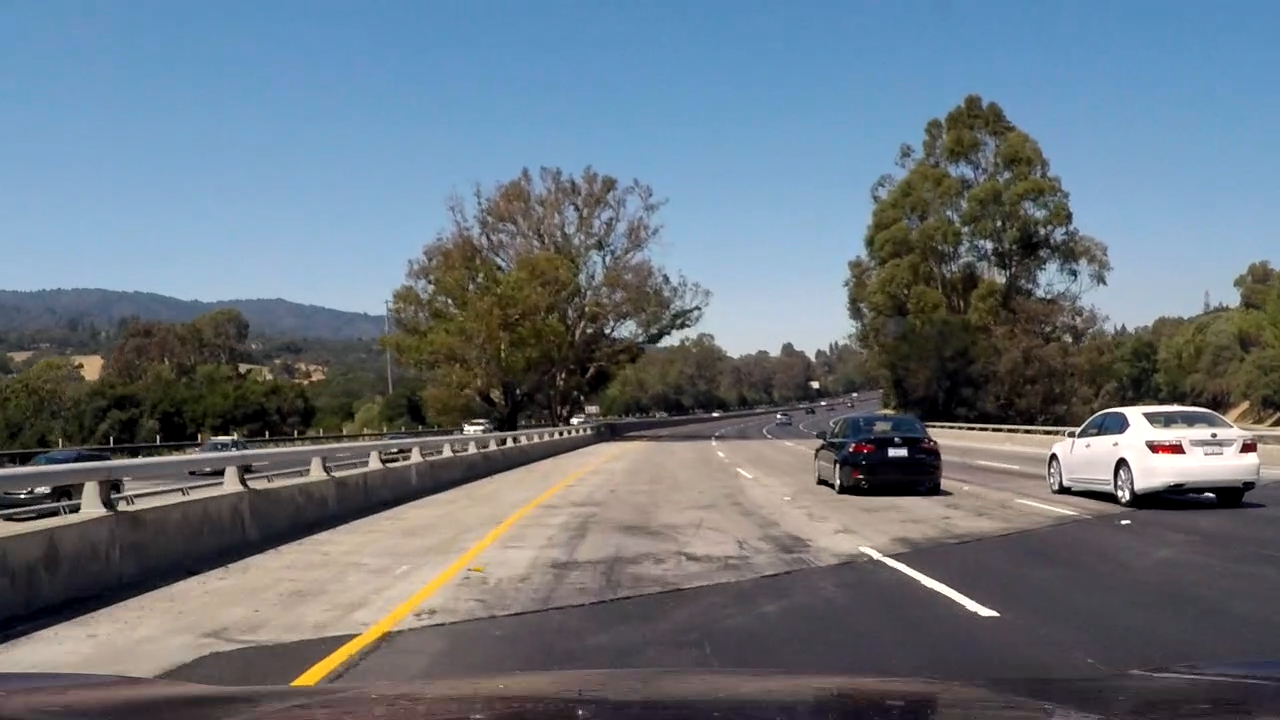
#> input picture my_test_images/my_test_image_000.png, 1280 x 720 px
$ python -i lane_line_img_processing.py   (imports and definitions only)   (older library calls are emulated)
#> lines starting #> are read from the running program, lines starting #| are printed output that depends on the picture; after the words box and inside, x2 and y2 are one past the last pixel; in counts of white or black regions, pixels touching at a corner belong together
import cv2
import numpy as np
import matplotlib.pyplot as plt

from image_generators import *

from collections import deque

import pprint

import math

pp = pprint.PrettyPrinter(indent=4)

def getEdges(single_channel_image):
    """
    Get the edges magnitude and direction for the input image.
    """
    gray_f64 = single_channel_image.astype(np.float64)

    x_edges = cv2.Sobel(gray_f64, cv2.CV_64F, 1, 0, ksize=5)
    y_edges = cv2.Sobel(gray_f64, cv2.CV_64F, 0, 1, ksize=5)

    edges_mag = np.sqrt(np.square(x_edges) + np.square(y_edges))

    edges_dir = np.arctan2(np.absolute(y_edges), np.absolute(x_edges)) # (range 0 to pi / 2)

    return edges_mag, edges_dir

def get_yellow_and_white(image):
    """
    Return a binary image that bitwise_ors the results of yellow and white colour segmentation and edge detection.
    """
    hls = cv2.cvtColor(image, cv2.COLOR_RGB2HLS)
#> hls: shape (720, 1280, 3); mean of channels 0, 1, 2 78.6, 115.5, 68.4

    gray = cv2.cvtColor(image, cv2.COLOR_RGB2GRAY)

    h = hls[:,:,0]

    l = hls[:,:,1]

    l = l

    s = hls[:,:,2]

    s = s / np.max(s) * 255.0

    yellow_s = np.zeros_like(s)
    yellow_s[(s >= int(0.4*255)) & (s <= 255)] = 1

    yellow_h = np.zeros_like(h)
    yellow_h[(h >= 20) & (h <= 50)] = 1

    white_l = np.zeros_like(l)
    white_l[(l >= 200)] = 1

    image_white_and_yellow_bin = cv2.bitwise_or(yellow_h, white_l)

    gray_f64 = gray.astype(np.float64)

    cv2.imshow("gray", gray)

    edges_mag, edges_dir = getEdges(gray)
#> in getEdges, `edges_dir = np.arctan2(np.absolute(y_edges), np.absolute(x_edges))`:
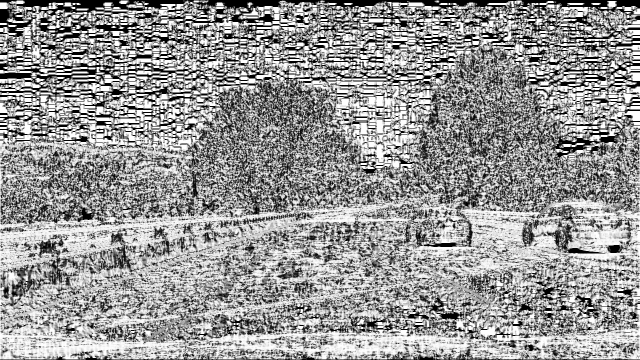
#> edges_dir: shape (720, 1280) float64 (shown at 1/2 size); min 0, max 1.57, mean 0.931; drawn with min black and max white

    # edges_mag

    edges_mag = 255.0 * (edges_mag / np.max(edges_mag))
    edges_mag = edges_mag.astype(np.uint8)

    edges_dir_ang = edges_dir.copy()
    edges_dir = edges_dir / np.max(edges_dir) * 255.0
    edges_dir = edges_dir.astype(np.uint8)

    edges_mag_bin = np.zeros_like(edges_mag)
    edges_mag_bin[edges_mag > 10] = 255

    edges_dir_bin = np.zeros_like(edges_dir)
    edges_dir_bin[(edges_dir >= 1) & (edges_dir <= 120 )] = 255

    edges_overall_a = cv2.bitwise_and(edges_dir_bin, edges_mag_bin)

    edges_overall_b = cv2.bitwise_or(edges_overall_a, image_white_and_yellow_bin * 255)

    edges_overall_1 = cv2.erode(edges_overall_b, np.ones((3,3)),iterations=1)
    edges_overall_2 = cv2.dilate(edges_overall_1, np.ones((5,5)),iterations=5)
    edges_overall_3 = cv2.erode(edges_overall_2, np.ones((5,5)),iterations=4)

    cv2.imshow("white_and_yellow", image_white_and_yellow_bin * 255)
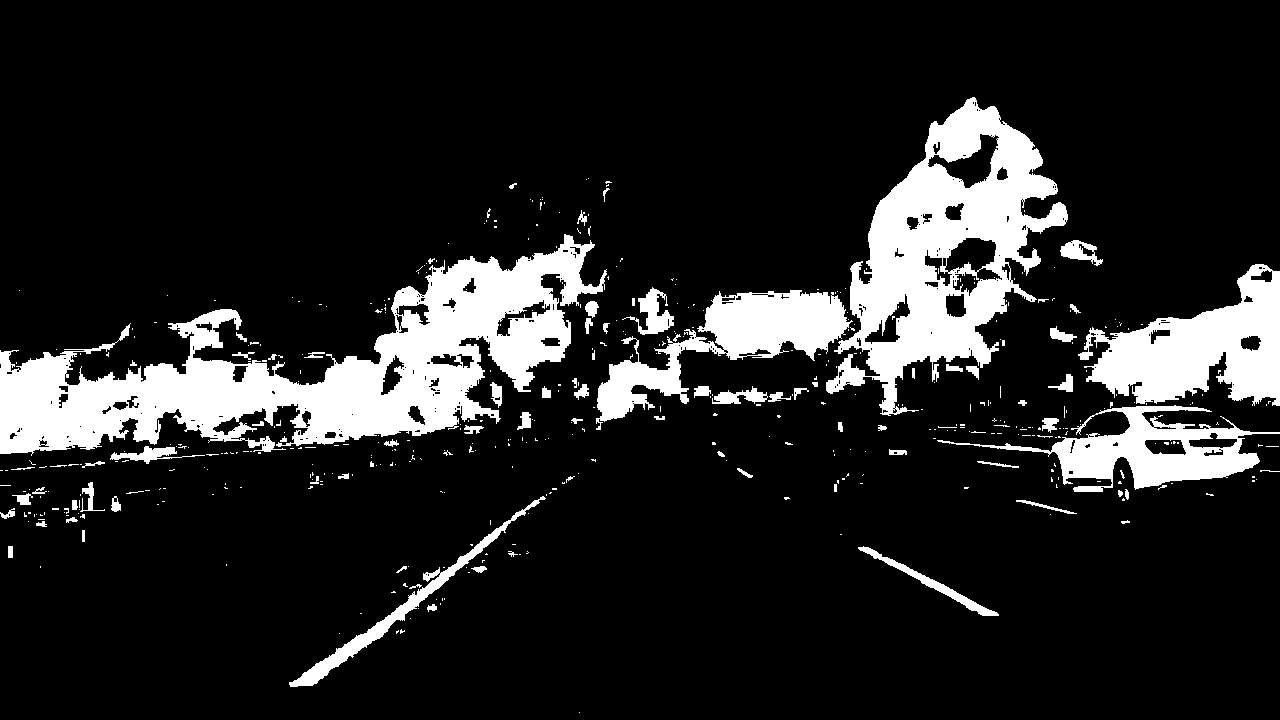
#> window 'white_and_yellow': shape (720, 1280); 14.1% white; 483 white regions (396 under 20 px), largest, box (x1, y1, x2, y2) and area: (0, 234, 607, 456) 49702, (826, 97, 1068, 416) 31422, (1078, 264, 1280, 406) 14951

    # cv2.imshow("edges_mag", edges_mag)
    cv2.imshow("edges_mag_bin", edges_mag_bin)

    # cv2.imshow("edges_dir", edges_dir)
    cv2.imshow("edges_dir_bin", edges_dir_bin)
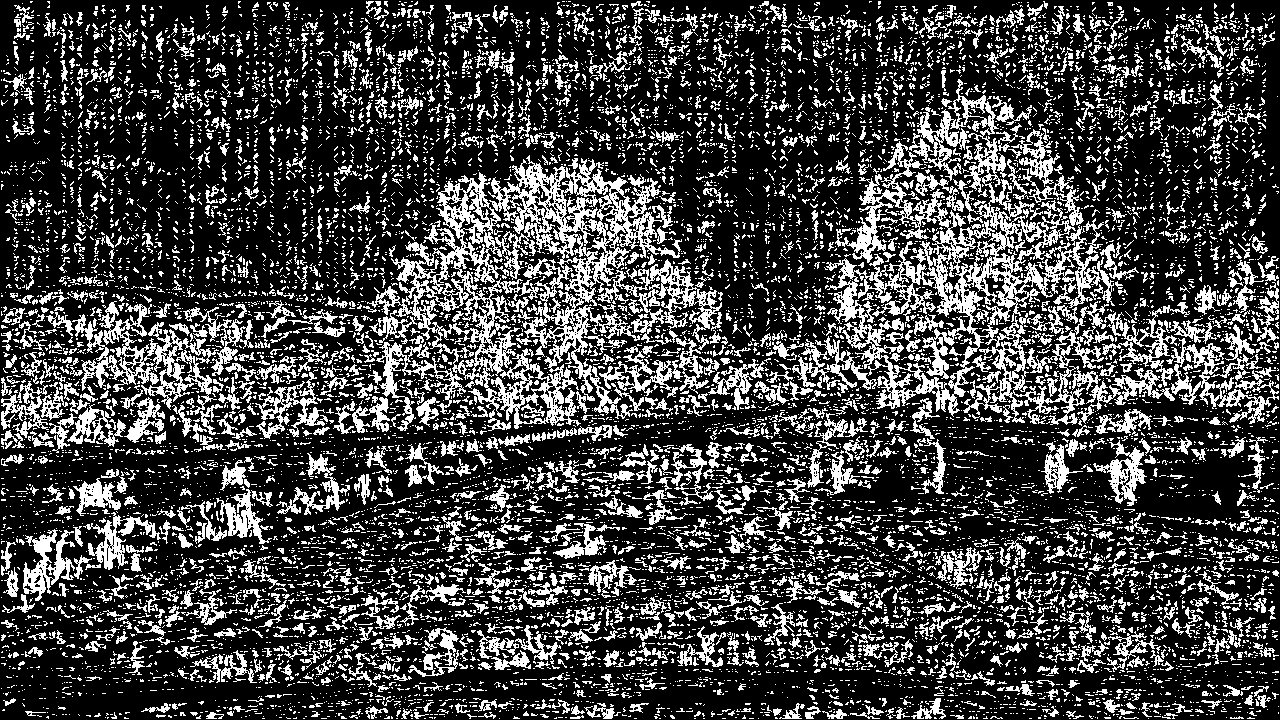
#> window 'edges_dir_bin': shape (720, 1280); 26.2% white in thin lines or dots

    cv2.imshow("edges_overall_a", edges_overall_a)
    cv2.imshow("edges_overall_b", edges_overall_b)
    cv2.imshow("edges_overall_1", edges_overall_1)
    cv2.imshow("edges_overall_2", edges_overall_2)
    cv2.imshow("edges_overall_3", edges_overall_3)
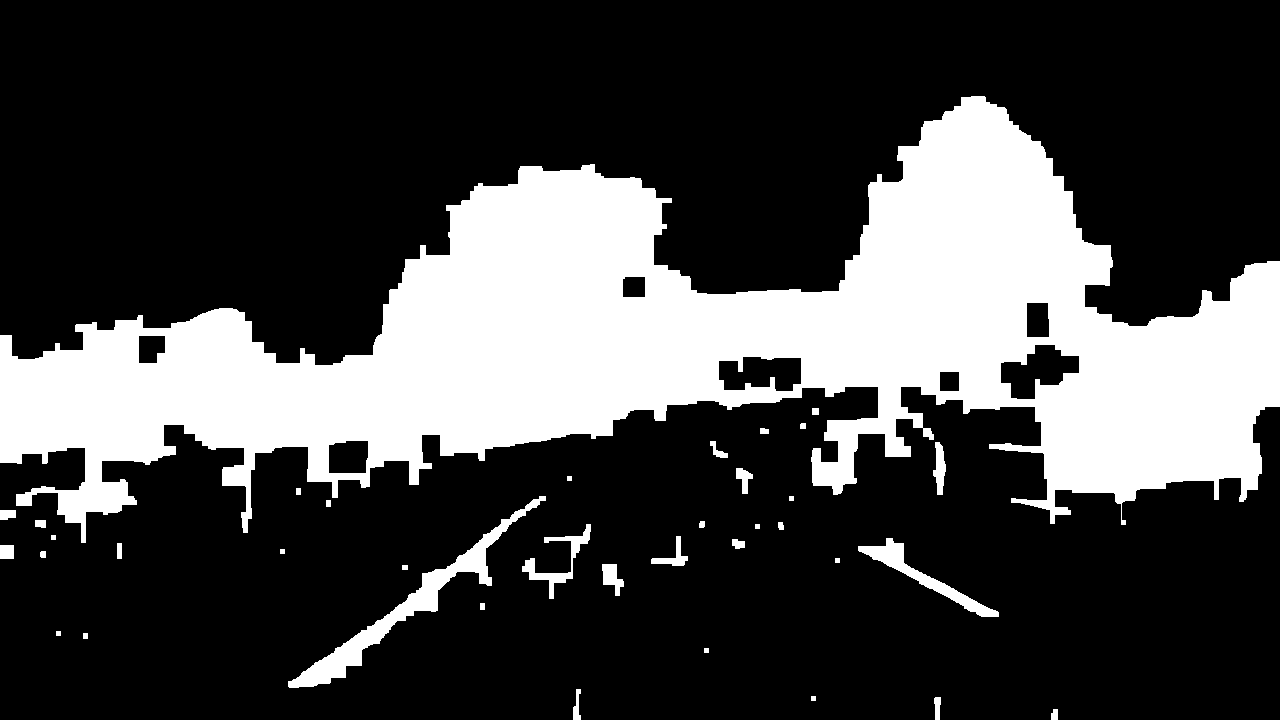
#> window 'edges_overall_3': shape (720, 1280); 26.6% white; 37 white regions, largest, box (x1, y1, x2, y2) and area: (0, 96, 1280, 543) 233831, (288, 496, 546, 688) 5294, (858, 538, 999, 617) 1909

    # image_pp = cv2.bitwise_and(image_white_and_yellow_bin, x_edges)

    image_pp = image_white_and_yellow_bin
    image_pp = (edges_overall_3 / 255).astype(np.uint8)


    return image_pp

# [175 lines left out: functions get_lane_edges, calibrate_camera, perspective_tf_lane_lines, fill_between_polys, draw_poly, average_lane_buffer_order_2, not called in this run]

# The class that performs lane tracking and allows the user to get the current state of the lane lines or update the state of the lane lines by providing the next image.
class LaneExtractor(object):

    # [236 lines left out: functions __init__, process_image, left_lane, right_lane, left_curvature, right_curvature and 1 more, not called in this run]


>>> import cv2
>>> picture = cv2.cvtColor(cv2.imread('my_test_images/my_test_image_000.png'), cv2.COLOR_BGR2RGB)
>>> result = get_yellow_and_white(picture)

$ run again, on my_test_images/my_test_image_001.png
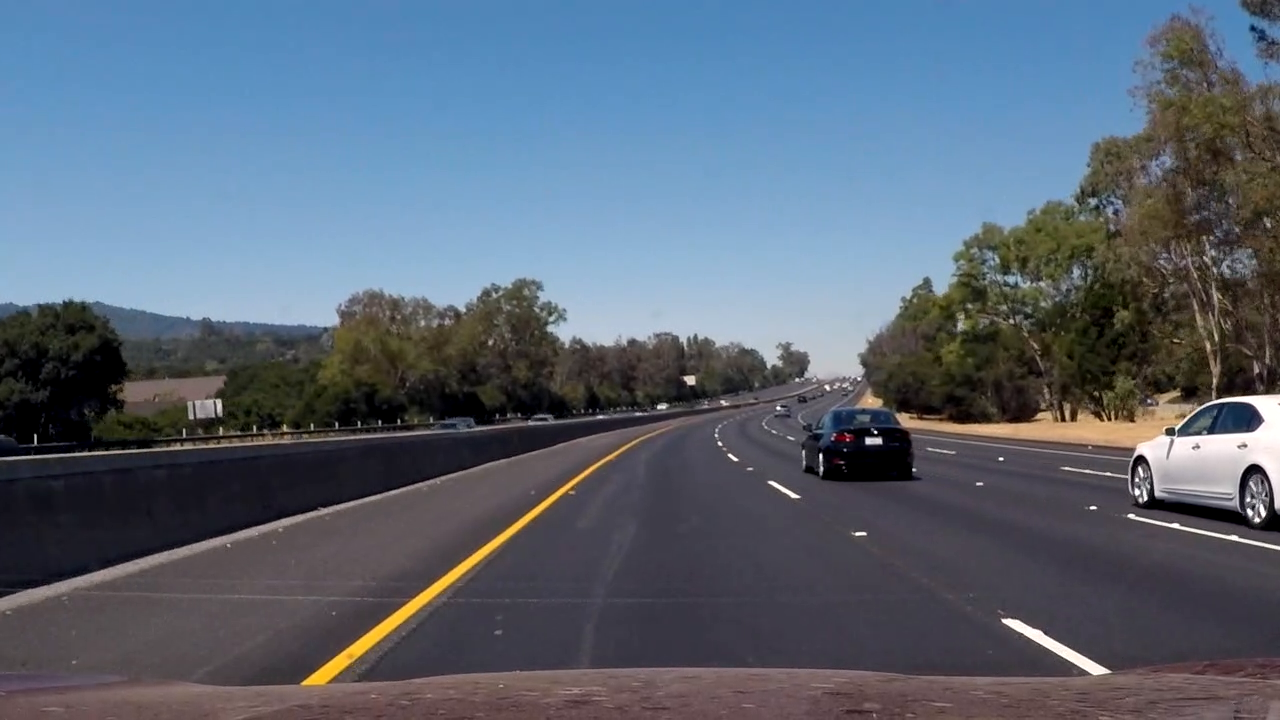
#> input picture my_test_images/my_test_image_001.png, 1280 x 720 px
#> hls: shape (720, 1280, 3); mean of channels 0, 1, 2 97.3, 103.4, 65.3
#> in get_yellow_and_white, `cv2.imshow("white_and_yellow", image_white_and_yellow_bin * 255)`:
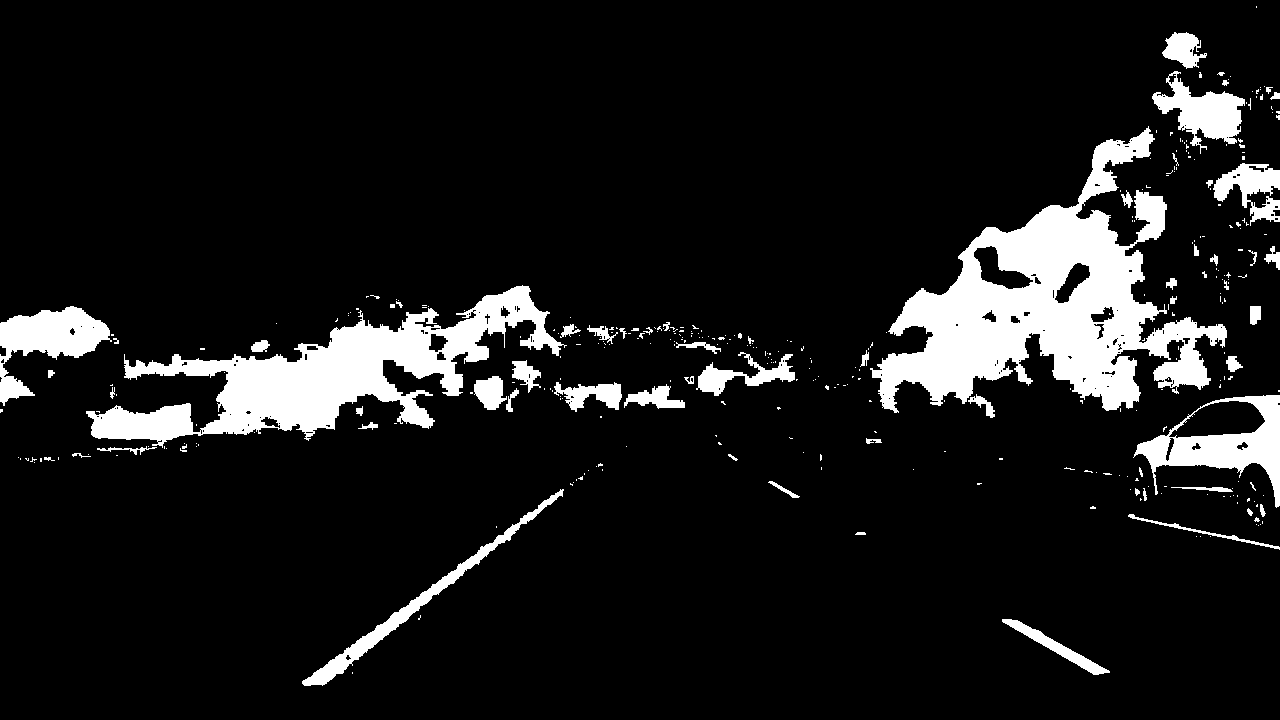
#> window 'white_and_yellow': shape (720, 1280); 10.3% white; 363 white regions (299 under 20 px), largest, box (x1, y1, x2, y2) and area: (870, 126, 1227, 413) 38635, (86, 285, 567, 448) 25234, (1133, 395, 1280, 508) 5681
#> in get_yellow_and_white, `cv2.imshow("edges_overall_3", edges_overall_3)`:
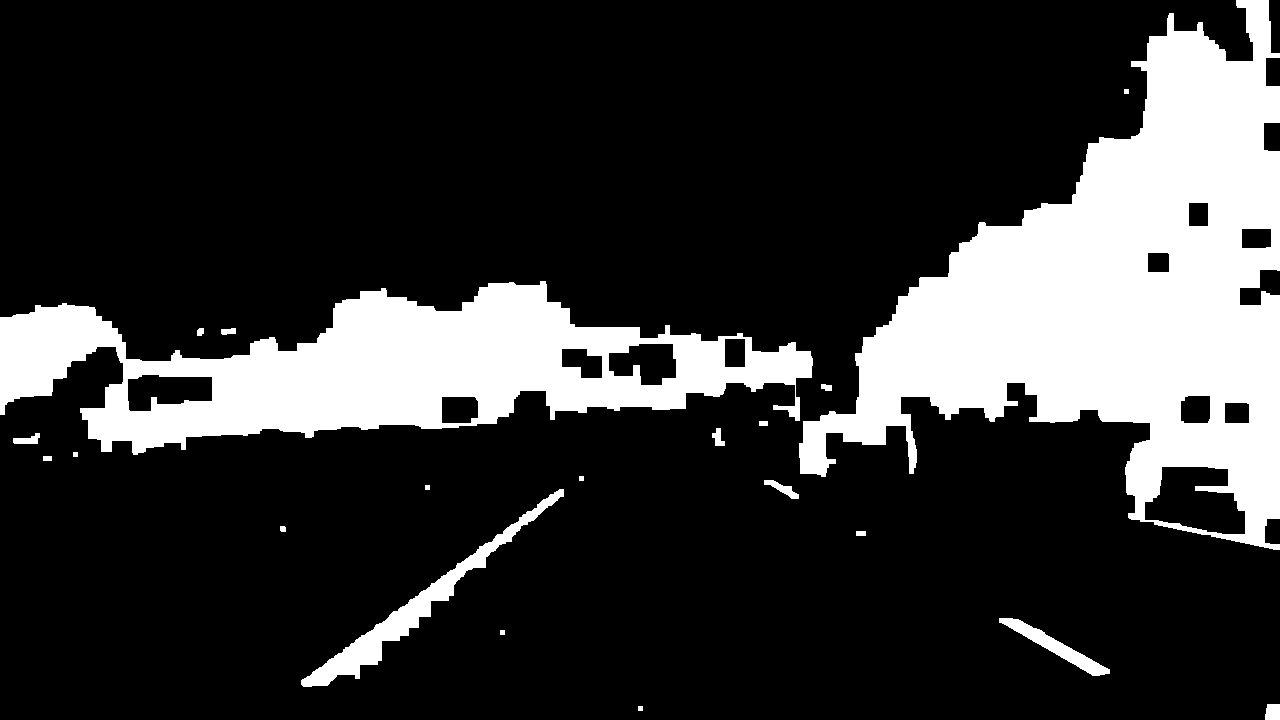
#> window 'edges_overall_3': shape (720, 1280); 20.6% white; 21 white regions, largest, box (x1, y1, x2, y2) and area: (799, 0, 1280, 550) 115993, (0, 281, 813, 455) 65445, (301, 489, 564, 687) 5457
